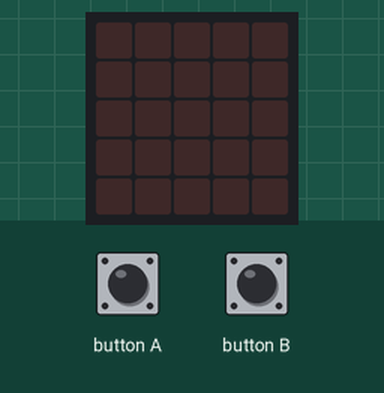
This program was run on a simulated BBC micro:bit (MakeCode). On the bench: the board's 5×5 LED display. The inputs (shaded band) are chosen by the test bench.

Above: at 1.2 s.
1.3 s: button B pressed for 0.15 s
At 4.2 s:
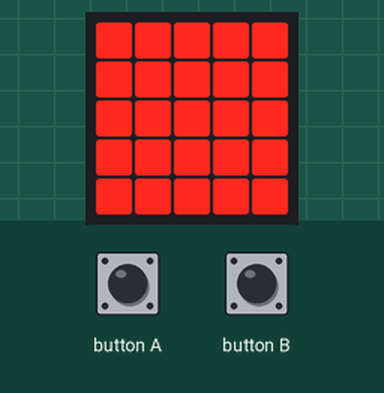
4.3 s: button A pressed for 0.15 s
At 4.9 s:
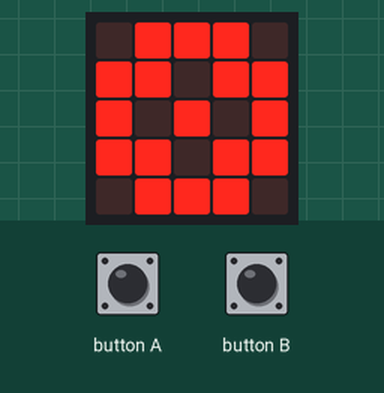
5.9 s: button B pressed for 0.15 s
At 8.8 s:
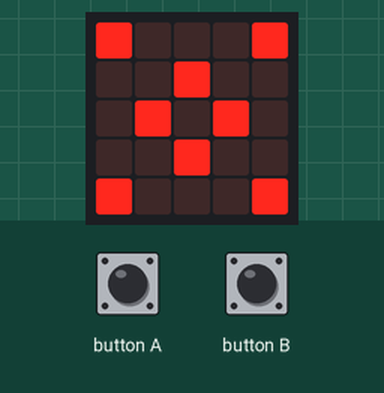
8.9 s: button B pressed for 0.15 s
At 9.1 s:
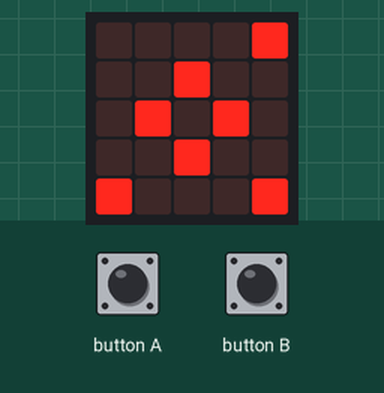

The program:

main.ts
```typescript
input.onButtonPressed(Button.A, function () {
    basic.showLeds(`
        . # # # .
        # # . # #
        # . # . #
        # # . # #
        . # # # .
        `)
})
input.onButtonPressed(Button.B, function () {
    for (let _5ttw = 0; _5ttw <= 4; _5ttw++) {
        for (let indexte45te = 0; indexte45te <= 4; indexte45te++) {
            led.toggle(indexte45te, _5ttw)
            basic.pause(100)
        }
    }
})
```

test.ts
```typescript
// ide kerülnek a tesztek; a rendszer ezt nem kompilálja, ha a csomagot bővítményként használják.
```

Measured:
- after the input at 1.3 s, the display: first changes after 0.15 s (image 1 shows a later state)
- after the input at 4.3 s, the display: changes after 0.15 s (image 2)
- after the input at 5.9 s, the display: first changes after 0.15 s (image 3 shows a later state)
- after the input at 8.9 s, the display: changes after 0.15 s (image 4)
